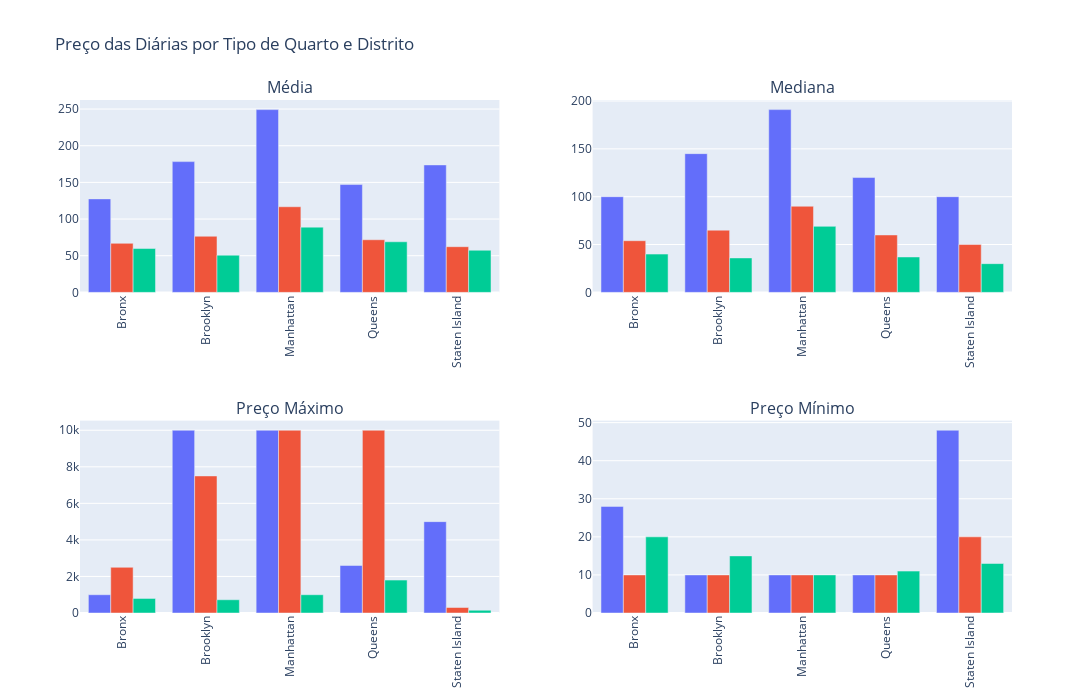

Notebook source saved alongside this figure:
### Markdown cell above
Vamos excluir do dataframe as acomodações com diárias zeradas, para que possamos visualizar melhor graficamente o preço das diárias médias, máximas e mínimas, por distrito, considerando o tipo de quarto.

### Code cell
airbnb = airbnb.query('price != 0')
precos = airbnb.groupby(['neighbourhood_group','room_type'])['price'].agg(['mean','median','min','max']).reset_index()

fig1 = px.bar(precos, x="neighbourhood_group", y="mean",
             color='room_type', barmode='group')

fig2 = px.bar(precos, x="neighbourhood_group", y="median",
             color='room_type', barmode='group')

fig3 = px.bar(precos, x="neighbourhood_group", y="max",
             color='room_type', barmode='group')

fig4 = px.bar(precos, x="neighbourhood_group", y="min",
             color='room_type', barmode='group')

fig = make_subplots(rows=2, cols=2, subplot_titles=('Média','Mediana','Preço Máximo', 'Preço Mínimo'))

for trace in fig1.data:
    fig.add_trace(trace, row=1, col=1)

for trace in fig2.data:
    fig.add_trace(trace, row=1, col=2)
    
for trace in fig3.data:
    fig.add_trace(trace, row=2, col=1)

for trace in fig4.data:
    fig.add_trace(trace, row=2, col=2)

fig.update_layout(height=700, width=1100, title='Preço das Diárias por Tipo de Quarto e Distrito',showlegend=False)
fig.update_xaxes(tickangle=-90)
fig.show()

### Figure 1 — Plotly figure (JSON) as saved in the notebook; plotly's stock layout.template omitted (floating-point values rounded to 4 significant figures)
{"data": [{"alignmentgroup": "True", "hovertemplate": "room_type=Entire home/apt<br>neighbourhood_group=%{x}<br>mean=%{y}<extra></extra>", "legendgroup": "Entire home/apt", "marker": {"color": "#636efa", "pattern": {"shape": ""}}, "name": "Entire home/apt", "offsetgroup": "Entire home/apt", "orientation": "v", "showlegend": true, "textposition": "auto", "type": "bar", "x": ["Bronx", "Brooklyn", "Manhattan", "Queens", "Staten Island"], "xaxis": "x", "y": [127.5, 178.3, 249.3, 147.1, 173.8], "yaxis": "y"}, {"alignmentgroup": "True", "hovertemplate": "room_type=Private room<br>neighbourhood_group=%{x}<br>mean=%{y}<extra></extra>", "legendgroup": "Private room", "marker": {"color": "#EF553B", "pattern": {"shape": ""}}, "name": "Private room", "offsetgroup": "Private room", "orientation": "v", "showlegend": true, "textposition": "auto", "type": "bar", "x": ["Bronx", "Brooklyn", "Manhattan", "Queens", "Staten Island"], "xaxis": "x", "y": [66.89, 76.55, 116.8, 71.76, 62.29], "yaxis": "y"}, {"alignmentgroup": "True", "hovertemplate": "room_type=Shared room<br>neighbourhood_group=%{x}<br>mean=%{y}<extra></extra>", "legendgroup": "Shared room", "marker": {"color": "#00cc96", "pattern": {"shape": ""}}, "name": "Shared room", "offsetgroup": "Shared room", "orientation": "v", "showlegend": true, "textposition": "auto", "type": "bar", "x": ["Bronx", "Brooklyn", "Manhattan", "Queens", "Staten Island"], "xaxis": "x", "y": [59.8, 50.77, 88.98, 69.02, 57.44], "yaxis": "y"}, {"alignmentgroup": "True", "hovertemplate": "room_type=Entire home/apt<br>neighbourhood_group=%{x}<br>median=%{y}<extra></extra>", "legendgroup": "Entire home/apt", "marker": {"color": "#636efa", "pattern": {"shape": ""}}, "name": "Entire home/apt", "offsetgroup": "Entire home/apt", "orientation": "v", "showlegend": true, "textposition": "auto", "type": "bar", "x": ["Bronx", "Brooklyn", "Manhattan", "Queens", "Staten Island"], "xaxis": "x2", "y": [100, 145, 191, 120, 100], "yaxis": "y2"}, {"alignmentgroup": "True", "hovertemplate": "room_type=Private room<br>neighbourhood_group=%{x}<br>median=%{y}<extra></extra>", "legendgroup": "Private room", "marker": {"color": "#EF553B", "pattern": {"shape": ""}}, "name": "Private room", "offsetgroup": "Private room", "orientation": "v", "showlegend": true, "textposition": "auto", "type": "bar", "x": ["Bronx", "Brooklyn", "Manhattan", "Queens", "Staten Island"], "xaxis": "x2", "y": [54, 65, 90, 60, 50], "yaxis": "y2"}, {"alignmentgroup": "True", "hovertemplate": "room_type=Shared room<br>neighbourhood_group=%{x}<br>median=%{y}<extra></extra>", "legendgroup": "Shared room", "marker": {"color": "#00cc96", "pattern": {"shape": ""}}, "name": "Shared room", "offsetgroup": "Shared room", "orientation": "v", "showlegend": true, "textposition": "auto", "type": "bar", "x": ["Bronx", "Brooklyn", "Manhattan", "Queens", "Staten Island"], "xaxis": "x2", "y": [40, 36, 69, 37, 30], "yaxis": "y2"}, {"alignmentgroup": "True", "hovertemplate": "room_type=Entire home/apt<br>neighbourhood_group=%{x}<br>max=%{y}<extra></extra>", "legendgroup": "Entire home/apt", "marker": {"color": "#636efa", "pattern": {"shape": ""}}, "name": "Entire home/apt", "offsetgroup": "Entire home/apt", "orientation": "v", "showlegend": true, "textposition": "auto", "type": "bar", "x": ["Bronx", "Brooklyn", "Manhattan", "Queens", "Staten Island"], "xaxis": "x3", "y": [1000, 10000, 10000, 2600, 5000], "yaxis": "y3"}, {"alignmentgroup": "True", "hovertemplate": "room_type=Private room<br>neighbourhood_group=%{x}<br>max=%{y}<extra></extra>", "legendgroup": "Private room", "marker": {"color": "#EF553B", "pattern": {"shape": ""}}, "name": "Private room", "offsetgroup": "Private room", "orientation": "v", "showlegend": true, "textposition": "auto", "type": "bar", "x": ["Bronx", "Brooklyn", "Manhattan", "Queens", "Staten Island"], "xaxis": "x3", "y": [2500, 7500, 9999, 10000, 300], "yaxis": "y3"}, {"alignmentgroup": "True", "hovertemplate": "room_type=Shared room<br>neighbourhood_group=%{x}<br>max=%{y}<extra></extra>", "legendgroup": "Shared room", "marker": {"color": "#00cc96", "pattern": {"shape": ""}}, "name": "Shared room", "offsetgroup": "Shared room", "orientation": "v", "showlegend": true, "textposition": "auto", "type": "bar", "x": ["Bronx", "Brooklyn", "Manhattan", "Queens", "Staten Island"], "xaxis": "x3", "y": [800, 725, 1000, 1800, 150], "yaxis": "y3"}, {"alignmentgroup": "True", "hovertemplate": "room_type=Entire home/apt<br>neighbourhood_group=%{x}<br>min=%{y}<extra></extra>", "legendgroup": "Entire home/apt", "marker": {"color": "#636efa", "pattern": {"shape": ""}}, "name": "Entire home/apt", "offsetgroup": "Entire home/apt", "orientation": "v", "showlegend": true, "textposition": "auto", "type": "bar", "x": ["Bronx", "Brooklyn", "Manhattan", "Queens", "Staten Island"], "xaxis": "x4", "y": [28, 10, 10, 10, 48], "yaxis": "y4"}, {"alignmentgroup": "True", "hovertemplate": "room_type=Private room<br>neighbourhood_group=%{x}<br>min=%{y}<extra></extra>", "legendgroup": "Private room", "marker": {"color": "#EF553B", "pattern": {"shape": ""}}, "name": "Private room", "offsetgroup": "Private room", "orientation": "v", "showlegend": true, "textposition": "auto", "type": "bar", "x": ["Bronx", "Brooklyn", "Manhattan", "Queens", "Staten Island"], "xaxis": "x4", "y": [10, 10, 10, 10, 20], "yaxis": "y4"}, {"alignmentgroup": "True", "hovertemplate": "room_type=Shared room<br>neighbourhood_group=%{x}<br>min=%{y}<extra></extra>", "legendgroup": "Shared room", "marker": {"color": "#00cc96", "pattern": {"shape": ""}}, "name": "Shared room", "offsetgroup": "Shared room", "orientation": "v", "showlegend": true, "textposition": "auto", "type": "bar", "x": ["Bronx", "Brooklyn", "Manhattan", "Queens", "Staten Island"], "xaxis": "x4", "y": [20, 15, 10, 11, 13], "yaxis": "y4"}], "layout": {"annotations": [{"font": {"size": 16}, "showarrow": false, "text": "Média", "x": 0.225, "xanchor": "center", "xref": "paper", "y": 1, "yanchor": "bottom", "yref": "paper"}, {"font": {"size": 16}, "showarrow": false, "text": "Mediana", "x": 0.775, "xanchor": "center", "xref": "paper", "y": 1, "yanchor": "bottom", "yref": "paper"}, {"font": {"size": 16}, "showarrow": false, "text": "Preço Máximo", "x": 0.225, "xanchor": "center", "xref": "paper", "y": 0.375, "yanchor": "bottom", "yref": "paper"}, {"font": {"size": 16}, "showarrow": false, "text": "Preço Mínimo", "x": 0.775, "xanchor": "center", "xref": "paper", "y": 0.375, "yanchor": "bottom", "yref": "paper"}], "height": 700, "showlegend": false, "title": {"text": "Preço das Diárias por Tipo de Quarto e Distrito"}, "width": 1100, "xaxis": {"anchor": "y", "domain": [0, 0.45], "tickangle": -90}, "xaxis2": {"anchor": "y2", "domain": [0.55, 1], "tickangle": -90}, "xaxis3": {"anchor": "y3", "domain": [0, 0.45], "tickangle": -90}, "xaxis4": {"anchor": "y4", "domain": [0.55, 1], "tickangle": -90}, "yaxis": {"anchor": "x", "domain": [0.625, 1]}, "yaxis2": {"anchor": "x2", "domain": [0.625, 1]}, "yaxis3": {"anchor": "x3", "domain": [0, 0.375]}, "yaxis4": {"anchor": "x4", "domain": [0, 0.375]}}}
